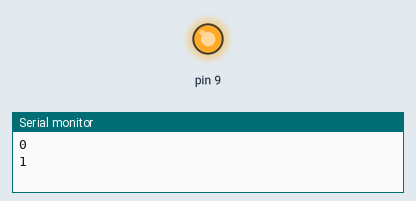
Simulated run of this sketch. Board: Arduino Uno, built with avr-gcc and run on an emulated ATmega328P. Shown: output pins drawn as LEDs (lit = HIGH), the last lines printed to the serial monitor.

Above: at 2.0 s.
At 6.5 s:
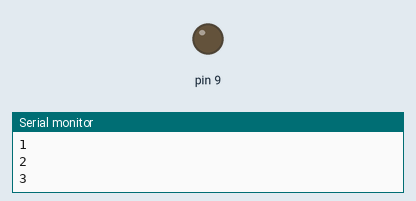
Timing chart, 0 to 11.7 s (numbered marks = the images above):
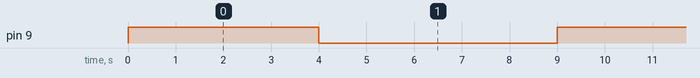

Measured:
- by itself, pin 9: alternates HIGH for 4.0 s and LOW for 5.0 s

The sketch:

for_loop.ino
```cpp
int x = 0;
void setup() {
  // put your setup code here, to run once:
pinMode(9,OUTPUT);
Serial.begin(9600);
}

void loop() {
  // put your main code here, to run repeatedly:

for(x = 0;x<5;x++)
{digitalWrite(9,HIGH);
Serial.println(x);
delay(1000);

if(x==3)
{break;}
  }
  digitalWrite(9,LOW);
  delay(5000);
}
```
